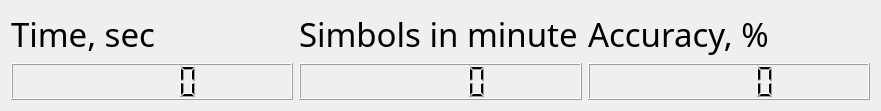
   <widget class="QWidget" name="layoutWidget">
    <property name="geometry">
     <rect>
      <x>10</x>
      <y>60</y>
      <width>881</width>
      <height>111</height>
     </rect>
    </property>
    <layout class="QHBoxLayout" name="horisontalLayout_info">
     <item>
      <layout class="QVBoxLayout" name="verticalLayout_2">
       <item>
        <widget class="QLabel" name="timer">
         <property name="font">
          <font>
           <family>Syamala Ramana</family>
           <pointsize>25</pointsize>
           <bold>false</bold>
          </font>
         </property>
         <property name="text">
          <string>Time, sec</string>
         </property>
        </widget>
       </item>
       <item>
        <widget class="QLCDNumber" name="value_timer"/>
       </item>
      </layout>
     </item>
     <item>
      <layout class="QVBoxLayout" name="verticalLayout_3">
       <item>
        <widget class="QLabel" name="simb">
         <property name="font">
          <font>
           <family>Syamala Ramana</family>
           <pointsize>25</pointsize>
           <bold>false</bold>
          </font>
         </property>
         <property name="text">
          <string>Simbols in minute</string>
         </property>
        </widget>
       </item>
       <item>
        <widget class="QLCDNumber" name="value_simb"/>
       </item>
      </layout>
     </item>
     <item>
      <layout class="QVBoxLayout" name="verticalLayout_4">
       <item>
        <widget class="QLabel" name="accur">
         <property name="font">
          <font>
           <family>Syamala Ramana</family>
           <pointsize>25</pointsize>
           <bold>false</bold>
          </font>
         </property>
         <property name="text">
          <string>Accuracy, %</string>
         </property>
        </widget>
       </item>
       <item>
        <widget class="QLCDNumber" name="value_accur"/>
       </item>
      </layout>
     </item>
    </layout>
   </widget>
